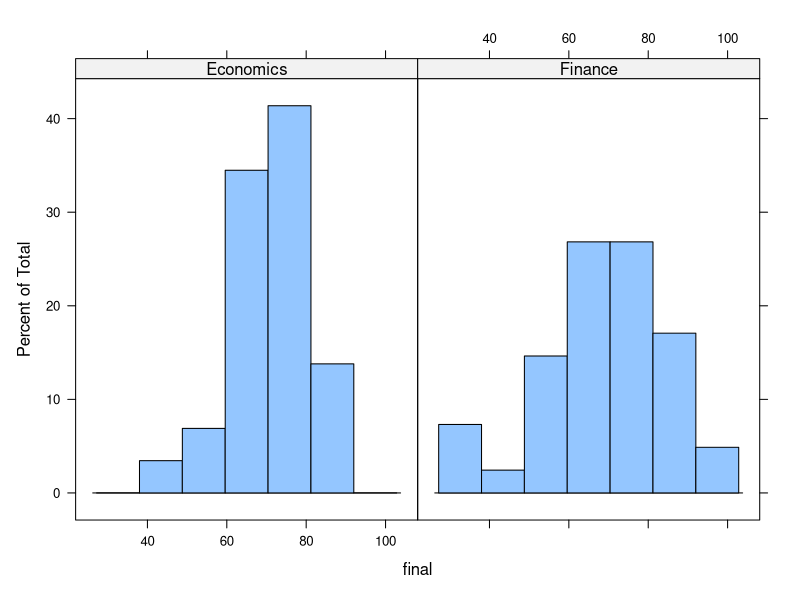

Write the R code that produced this figure.
## ---- chunk 1
library(lattice) # easy to make conditional plots

# conditional distribution of exam scores 
exam <- read.csv("../dataset/exam.csv")

# distribution of exam scores conditioned on major
histogram(~ final | major, data = exam)
